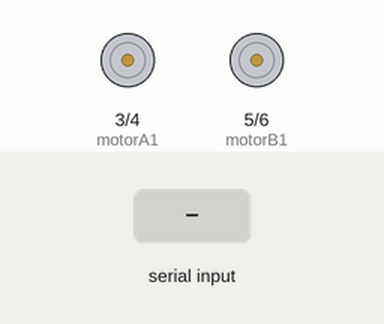
This sketch was run on a simulated Arduino Uno, built with avr-gcc and run on an emulated ATmega328P. Parts: motor-driver pin pairs drawn as motors (green arrow = first pin HIGH = forward, orange = second pin HIGH = backward, longer = more drive). The inputs (shaded band) are chosen by the test bench.

Above: at 1.2 s.
1.3 s: "A" received over Serial
At 2.4 s:
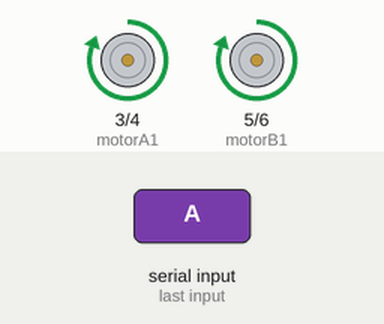
2.8 s: "R" received over Serial
At 3.6 s:
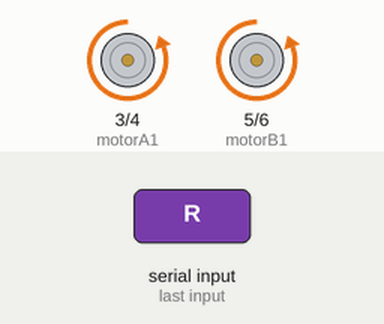
4.3 s: "D" received over Serial
At 4.7 s:
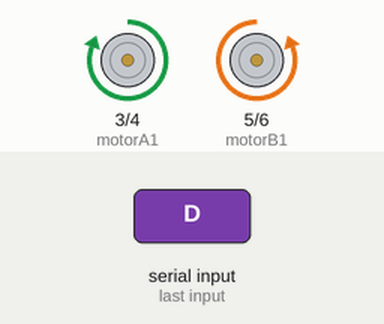
5.8 s: "I" received over Serial
At 7.0 s:
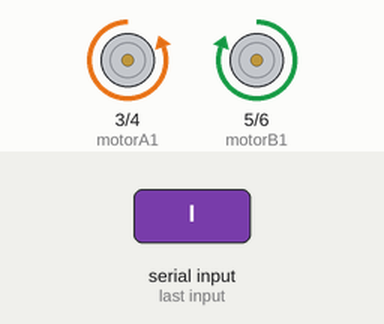
7.3 s: "N" received over Serial
At 8.2 s:
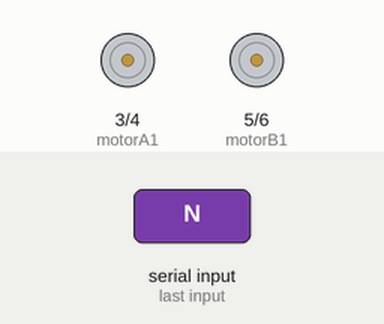
Timing chart, 0 to 9.8 s (numbered marks = the images above; inputs shaded):
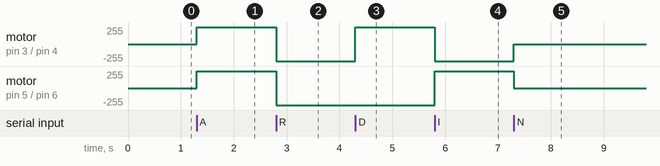

Measured:
- after the input at 1.3 s, motor on pin 3 (motorA1) / pin 4 (motorA2), motor on pin 5 (motorB1) / pin 6 (motorB2): stopped → forward 255/255 at once
- after the input at 2.8 s, motor on pin 3 (motorA1) / pin 4 (motorA2), motor on pin 5 (motorB1) / pin 6 (motorB2): forward 255/255 → backward 255/255 at once
- after the input at 4.3 s, motor on pin 3 (motorA1) / pin 4 (motorA2): backward 255/255 → forward 255/255 at once
- after the input at 5.8 s, motor on pin 3 (motorA1) / pin 4 (motorA2): forward 255/255 → backward 255/255 at once; motor on pin 5 (motorB1) / pin 6 (motorB2): backward 255/255 → forward 255/255 at once
- after the input at 7.3 s, motor on pin 3 (motorA1) / pin 4 (motorA2): backward 255/255 → stopped at once; motor on pin 5 (motorB1) / pin 6 (motorB2): forward 255/255 → stopped at once

The sketch:

MotorCarro.ino
```cpp
//Codigo c++
int motorA1 = 3; // Pin para controlar el motor A (dirección 1)
int motorA2 = 4; // Pin para controlar el motor A (dirección 2)
int motorB1 = 5; // Pin para controlar el motor B (dirección 1)
int motorB2 = 6; // Pin para controlar el motor B (dirección 2)

void setup() {
  pinMode(motorA1, OUTPUT);
  pinMode(motorA2, OUTPUT);
  pinMode(motorB1, OUTPUT);
  pinMode(motorB2, OUTPUT);

  Serial.begin(9600);
}

void loop() {

  if (Serial.available() > 0) {
    char command = Serial.read();

    if (command == 'A') {
      moverDerecha();  // Adelante
    } else if (command == 'R') {
      moverIzquierda(); // Reversa
    } else if (command == 'D') {
      moverDerechaIzquierda(); // Motor A derecha y Motor B izquierda
    } else if (command == 'I') {
      moverIzquierdaDerecha(); // Motor A izquierda y Motor B derecha
    } else if (command == 'N') {
      detenerMotores();  // Detener o Neutral
    }
  }
}

void detenerMotores() {
  digitalWrite(motorA1, LOW);
  digitalWrite(motorA2, LOW);
  digitalWrite(motorB1, LOW);
  digitalWrite(motorB2, LOW);
}

void moverDerecha() {
  digitalWrite(motorA1, HIGH);
  digitalWrite(motorA2, LOW);
  digitalWrite(motorB1, HIGH);
  digitalWrite(motorB2, LOW);
}

void moverIzquierda() {

  digitalWrite(motorA1, LOW);
  digitalWrite(motorA2, HIGH);
  digitalWrite(motorB1, LOW);
  digitalWrite(motorB2, HIGH);
}

void moverDerechaIzquierda() {
  digitalWrite(motorA1, HIGH);
  digitalWrite(motorA2, LOW);
  digitalWrite(motorB1, LOW);
  digitalWrite(motorB2, HIGH);
}

void moverIzquierdaDerecha() {
  digitalWrite(motorA1, LOW);
  digitalWrite(motorA2, HIGH);
  digitalWrite(motorB1, HIGH);
  digitalWrite(motorB2, LOW);
}
```
